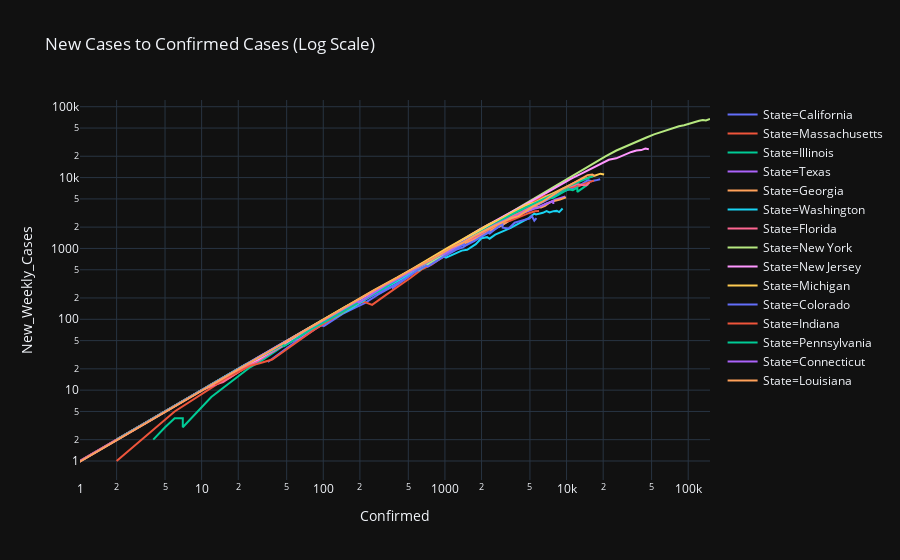

Here is the notebook cell this chart was saved with:
### Code cell
hardest_hit_states = list(grouped_df.groupby('State').agg('max')['Confirmed'].sort_values(ascending=False)[0:15].index)

new_log_cases = grouped_df.loc[grouped_df['State'].isin(hardest_hit_states)]
px.line(new_log_cases,
                        x='Confirmed',
                        y='New_Weekly_Cases',
                        log_x='True',
                        log_y='True',
                        template='plotly_dark',
                        color='State',
                        title='New Cases to Confirmed Cases (Log Scale)',
                        )

### Figure 1 — Plotly figure (JSON) as saved in the notebook; plotly's stock layout.template omitted (floating-point values rounded to 4 significant figures)
{"data": [{"hoverlabel": {"namelength": 0}, "hovertemplate": "State=California<br>Confirmed=%{x}<br>New_Weekly_Cases=%{y}", "legendgroup": "State=California", "line": {"color": "#636efa", "dash": "solid"}, "mode": "lines", "name": "State=California", "showlegend": true, "type": "scatter", "x": [35, 51, 59, 81, 95, 101, 144, 178, 221, 281, 372, 373, 557, 700, 828, 1005, 1243, 1405, 1646, 2108, 2538, 2998, 3899, 4657, 5095, 5852, 7138, 8210, 9399, 10773, 12004, 12837, 15034, 16019, 17351, 18897], "xaxis": "x", "y": [25, 40, 48, 69, 83, 80, 119, 143, 170, 222, 291, 278, 456, 556, 650, 784, 962, 1033, 1273, 1551, 1838, 2170, 2894, 3414, 3690, 4206, 5030, 5672, 6401, 6874, 7347, 7742, 9182, 8881, 9141, 9498], "yaxis": "y"}, {"hoverlabel": {"namelength": 0}, "hovertemplate": "State=Massachusetts<br>Confirmed=%{x}<br>New_Weekly_Cases=%{y}", "legendgroup": "State=Massachusetts", "line": {"color": "#EF553B", "dash": "solid"}, "mode": "lines", "name": "State=Massachusetts", "showlegend": true, "type": "scatter", "x": [2, 2, 6, 6, 22, 22, 41, 92, 107, 123, 138, 138, 187, 217, 252, 328, 413, 523, 640, 777, 1159, 1838, 2417, 3240, 4257, 4955, 5752, 6620, 7738, 8966, 10402, 11736, 12500, 13837, 15202, 16790], "xaxis": "x", "y": [1, 1, 5, 5, 21, 21, 39, 90, 105, 117, 132, 116, 165, 176, 160, 221, 290, 385, 502, 590, 942, 1586, 2089, 2827, 3734, 4315, 4975, 5461, 5900, 6549, 7162, 7479, 7545, 8085, 8582, 9052], "yaxis": "y"}, {"hoverlabel": {"namelength": 0}, "hovertemplate": "State=Illinois<br>Confirmed=%{x}<br>New_Weekly_Cases=%{y}", "legendgroup": "State=Illinois", "line": {"color": "#00cc96", "dash": "solid"}, "mode": "lines", "name": "State=Illinois", "showlegend": true, "type": "scatter", "x": [4, 5, 5, 6, 7, 7, 12, 25, 32, 46, 64, 66, 83, 161, 272, 422, 585, 753, 1049, 1285, 1537, 1865, 2538, 3024, 3491, 4596, 5056, 5994, 6980, 7695, 8904, 10357, 11259, 12262, 12271, 15078], "xaxis": "x", "y": [2, 3, 3, 4, 4, 3, 8, 21, 27, 41, 58, 59, 76, 149, 247, 390, 539, 689, 983, 1202, 1376, 1593, 2116, 2439, 2738, 3547, 3771, 4457, 5115, 5157, 5880, 6866, 6663, 7206, 6277, 8098], "yaxis": "y"}, {"hoverlabel": {"namelength": 0}, "hovertemplate": "State=Texas<br>Confirmed=%{x}<br>New_Weekly_Cases=%{y}", "legendgroup": "State=Texas", "line": {"color": "#ab63fa", "dash": "solid"}, "mode": "lines", "name": "State=Texas", "showlegend": true, "type": "scatter", "x": [0, 3, 4, 8, 11, 13, 16, 21, 27, 44, 60, 63, 85, 110, 196, 306, 429, 582, 643, 758, 955, 1229, 1563, 1937, 2455, 2792, 3147, 3809, 4355, 5069, 5734, 6556, 7209, 8043, 8925, 9777], "xaxis": "x", "y": [0, 3, 4, 8, 11, 13, 16, 21, 24, 40, 52, 52, 72, 94, 175, 279, 385, 522, 580, 673, 845, 1033, 1257, 1508, 1873, 2149, 2389, 2854, 3126, 3506, 3797, 4101, 4417, 4896, 5116, 5422], "yaxis": "y"}, {"hoverlabel": {"namelength": 0}, "hovertemplate": "State=Georgia<br>Confirmed=%{x}<br>New_Weekly_Cases=%{y}", "legendgroup": "State=Georgia", "line": {"color": "#FFA15A", "dash": "solid"}, "mode": "lines", "name": "State=Georgia", "showlegend": true, "type": "scatter", "x": [2, 2, 3, 5, 5, 10, 17, 23, 31, 42, 73, 99, 121, 146, 197, 287, 485, 555, 621, 772, 1026, 1247, 1525, 2000, 2366, 2651, 2808, 3929, 4638, 5348, 5831, 6160, 6647, 7314, 8822, 9901], "xaxis": "x", "y": [2, 2, 3, 5, 5, 10, 15, 21, 29, 39, 68, 94, 111, 129, 174, 256, 443, 482, 522, 651, 880, 1050, 1238, 1515, 1811, 2030, 2036, 2903, 3391, 3823, 3831, 3794, 3996, 4506, 4893, 5263], "yaxis": "y"}, {"hoverlabel": {"namelength": 0}, "hovertemplate": "State=Washington<br>Confirmed=%{x}<br>New_Weekly_Cases=%{y}", "legendgroup": "State=Washington", "line": {"color": "#19d3f3", "dash": "solid"}, "mode": "lines", "name": "State=Washington", "showlegend": true, "type": "scatter", "x": [39, 70, 78, 102, 122, 122, 167, 282, 442, 568, 642, 603, 779, 955, 1022, 1374, 1524, 1793, 1997, 2221, 2328, 2591, 3207, 3477, 4030, 4465, 4923, 5432, 5608, 6389, 6846, 7247, 7825, 8311, 8692, 9276], "xaxis": "x", "y": [38, 69, 77, 95, 111, 104, 140, 243, 372, 490, 540, 481, 657, 788, 740, 932, 956, 1151, 1394, 1442, 1373, 1569, 1833, 1953, 2237, 2468, 2702, 3104, 3017, 3182, 3369, 3217, 3360, 3388, 3260, 3668], "yaxis": "y"}, {"hoverlabel": {"namelength": 0}, "hovertemplate": "State=Florida<br>Confirmed=%{x}<br>New_Weekly_Cases=%{y}", "legendgroup": "State=Florida", "line": {"color": "#FF6692", "dash": "solid"}, "mode": "lines", "name": "State=Florida", "showlegend": true, "type": "scatter", "x": [2, 3, 3, 7, 10, 13, 15, 24, 30, 50, 76, 100, 101, 190, 306, 432, 564, 763, 1004, 1227, 1412, 1682, 2357, 2900, 3763, 4246, 5473, 6741, 6956, 9008, 10268, 11545, 12350, 13324, 14545, 15456], "xaxis": "x", "y": [2, 3, 3, 7, 10, 12, 13, 22, 27, 47, 69, 90, 88, 175, 282, 402, 514, 687, 904, 1126, 1222, 1376, 1925, 2336, 3000, 3242, 4246, 5329, 5274, 6651, 7368, 7782, 8104, 7851, 7804, 8500], "yaxis": "y"}, {"hoverlabel": {"namelength": 0}, "hovertemplate": "State=New York<br>Confirmed=%{x}<br>New_Weekly_Cases=%{y}", "legendgroup": "State=New York", "line": {"color": "#B6E880", "dash": "solid"}, "mode": "lines", "name": "State=New York", "showlegend": true, "type": "scatter", "x": [11, 23, 31, 76, 106, 142, 150, 220, 327, 421, 613, 615, 967, 1578, 3038, 5704, 8403, 11727, 15800, 20884, 25681, 30841, 37877, 44876, 52410, 59648, 66663, 75833, 83948, 92506, 102987, 113833, 123160, 131815, 139875, 151061], "xaxis": "x", "y": [11, 23, 31, 76, 106, 141, 148, 209, 304, 390, 537, 509, 825, 1428, 2818, 5377, 7982, 11114, 15185, 19917, 24103, 27803, 32173, 36473, 40683, 43848, 45779, 50152, 53107, 54629, 58111, 61423, 63512, 65152, 64042, 67113], "yaxis": "y"}, {"hoverlabel": {"namelength": 0}, "hovertemplate": "State=New Jersey<br>Confirmed=%{x}<br>New_Weekly_Cases=%{y}", "legendgroup": "State=New Jersey", "line": {"color": "#FF97FF", "dash": "solid"}, "mode": "lines", "name": "State=New Jersey", "showlegend": true, "type": "scatter", "x": [2, 2, 4, 5, 5, 15, 23, 29, 49, 69, 72, 176, 250, 397, 741, 890, 1327, 1914, 2844, 3675, 4402, 6876, 8825, 11124, 13386, 16636, 18696, 22255, 25590, 29895, 34124, 37505, 41090, 44416, 47437], "xaxis": "x", "y": [2, 2, 4, 5, 5, 15, 23, 27, 47, 65, 67, 171, 235, 374, 712, 841, 1258, 1842, 2668, 3425, 4005, 6135, 7935, 9797, 11472, 13792, 15021, 17853, 18714, 21070, 23000, 24119, 24454, 25720, 25182], "yaxis": "y"}, {"hoverlabel": {"namelength": 0}, "hovertemplate": "State=Michigan<br>Confirmed=%{x}<br>New_Weekly_Cases=%{y}", "legendgroup": "State=Michigan", "line": {"color": "#FECB52", "dash": "solid"}, "mode": "lines", "name": "State=Michigan", "showlegend": true, "type": "scatter", "x": [0, 0, 0, 0, 0, 0, 2, 2, 16, 25, 32, 54, 63, 119, 259, 402, 540, 1035, 1329, 1793, 2296, 2845, 3634, 4650, 5488, 6498, 7615, 9315, 10791, 12744, 14225, 15718, 17221, 18970, 20346], "xaxis": "x", "y": [0, 0, 0, 0, 0, 0, 2, 2, 16, 25, 32, 54, 63, 117, 257, 386, 515, 1003, 1275, 1730, 2177, 2586, 3232, 4110, 4453, 5169, 5822, 7019, 7946, 9110, 9575, 10230, 10723, 11355, 11031], "yaxis": "y"}, {"hoverlabel": {"namelength": 0}, "hovertemplate": "State=Colorado<br>Confirmed=%{x}<br>New_Weekly_Cases=%{y}", "legendgroup": "State=Colorado", "line": {"color": "#636efa", "dash": "solid"}, "mode": "lines", "name": "State=Colorado", "showlegend": true, "type": "scatter", "x": [0, 3, 7, 7, 7, 14, 30, 45, 76, 101, 99, 132, 167, 218, 277, 363, 475, 591, 704, 723, 1021, 1430, 1433, 1740, 2307, 2311, 2966, 2982, 3342, 3742, 4188, 4950, 5183, 5429, 5655], "xaxis": "x", "y": [0, 3, 7, 7, 7, 14, 30, 45, 73, 94, 92, 125, 153, 188, 232, 287, 374, 492, 572, 556, 803, 1153, 1070, 1265, 1716, 1607, 2243, 1961, 1912, 2309, 2448, 2643, 2872, 2463, 2673], "yaxis": "y"}, {"hoverlabel": {"namelength": 0}, "hovertemplate": "State=Indiana<br>Confirmed=%{x}<br>New_Weekly_Cases=%{y}", "legendgroup": "State=Indiana", "line": {"color": "#EF553B", "dash": "solid"}, "mode": "lines", "name": "State=Indiana", "showlegend": true, "type": "scatter", "x": [1, 1, 2, 3, 6, 11, 13, 13, 16, 20, 25, 30, 38, 60, 86, 128, 204, 270, 368, 477, 645, 979, 1233, 1513, 1786, 2158, 2564, 3038, 3437, 3953, 4411, 4956, 5510, 5943], "xaxis": "x", "y": [1, 1, 2, 3, 6, 11, 13, 12, 15, 18, 22, 24, 27, 47, 73, 112, 184, 245, 338, 439, 585, 893, 1105, 1309, 1516, 1790, 2087, 2393, 2458, 2720, 2898, 3170, 3352, 3379], "yaxis": "y"}, {"hoverlabel": {"namelength": 0}, "hovertemplate": "State=Pennsylvania<br>Confirmed=%{x}<br>New_Weekly_Cases=%{y}", "legendgroup": "State=Pennsylvania", "line": {"color": "#00cc96", "dash": "solid"}, "mode": "lines", "name": "State=Pennsylvania", "showlegend": true, "type": "scatter", "x": [2, 2, 6, 7, 12, 16, 22, 41, 47, 47, 79, 112, 155, 206, 311, 399, 509, 698, 946, 1260, 1795, 2345, 2845, 3432, 4155, 4963, 6009, 7268, 8570, 10444, 11589, 13127, 14853, 16631], "xaxis": "x", "y": [2, 2, 6, 7, 12, 16, 22, 39, 45, 41, 72, 100, 139, 184, 270, 352, 462, 619, 834, 1105, 1589, 2034, 2446, 2923, 3457, 4017, 4749, 5473, 6225, 7599, 8157, 8972, 9890, 10622], "yaxis": "y"}, {"hoverlabel": {"namelength": 0}, "hovertemplate": "State=Connecticut<br>Confirmed=%{x}<br>New_Weekly_Cases=%{y}", "legendgroup": "State=Connecticut", "line": {"color": "#ab63fa", "dash": "solid"}, "mode": "lines", "name": "State=Connecticut", "showlegend": true, "type": "scatter", "x": [0, 0, 0, 1, 3, 5, 11, 23, 24, 41, 68, 96, 159, 194, 194, 327, 415, 618, 875, 1012, 1291, 1524, 1993, 2571, 3128, 3557, 3824, 4914, 5276, 5675, 6906, 7781, 7781], "xaxis": "x", "y": [0, 0, 0, 1, 3, 5, 11, 23, 24, 41, 67, 93, 154, 183, 171, 303, 374, 550, 779, 853, 1097, 1330, 1666, 2156, 2510, 2682, 2812, 3623, 3752, 3682, 4335, 4653, 4224], "yaxis": "y"}, {"hoverlabel": {"namelength": 0}, "hovertemplate": "State=Louisiana<br>Confirmed=%{x}<br>New_Weekly_Cases=%{y}", "legendgroup": "State=Louisiana", "line": {"color": "#FFA15A", "dash": "solid"}, "mode": "lines", "name": "State=Louisiana", "showlegend": true, "type": "scatter", "x": [0, 0, 0, 0, 5, 19, 29, 77, 87, 115, 196, 257, 392, 537, 763, 837, 1172, 1388, 1795, 2304, 2744, 3315, 3540, 4025, 5237, 6424, 9159, 10297, 12496, 13010, 14867, 16284, 17030], "xaxis": "x", "y": [0, 0, 0, 0, 5, 19, 29, 77, 87, 115, 196, 252, 373, 508, 686, 750, 1057, 1192, 1538, 1912, 2207, 2552, 2703, 2853, 3849, 4629, 6855, 7553, 9181, 9470, 10842, 11047, 10606], "yaxis": "y"}], "layout": {"legend": {"tracegroupgap": 0}, "title": {"text": "New Cases to Confirmed Cases (Log Scale)"}, "xaxis": {"anchor": "y", "domain": [0, 1], "title": {"text": "Confirmed"}, "type": "log"}, "yaxis": {"anchor": "x", "domain": [0, 1], "title": {"text": "New_Weekly_Cases"}, "type": "log"}}}
